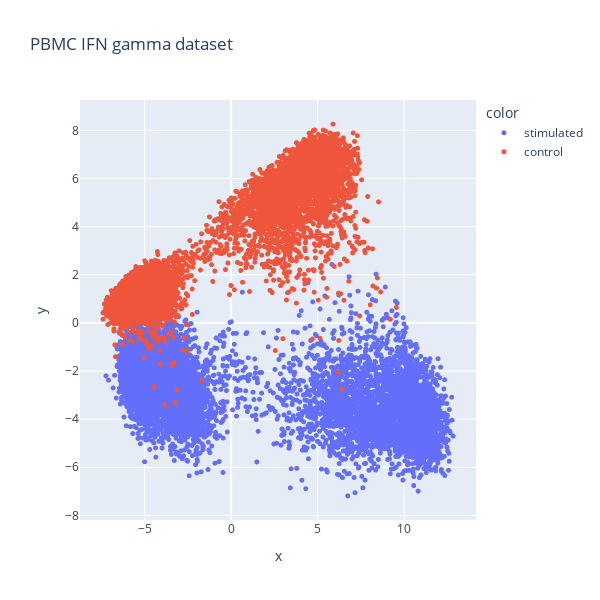
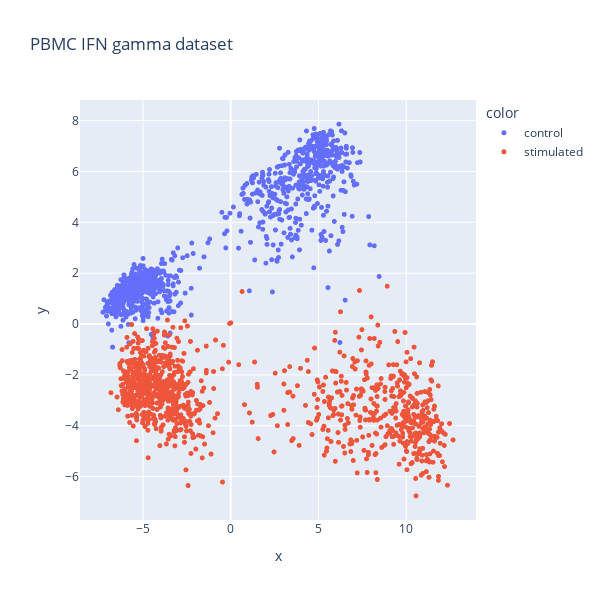

The cell these charts' notebook holds for them, in order:
### Markdown cell above
## Visualize

### Code cell
for adata in [adata_train, adata_val]:
    # sc.pp.pca(adata, n_comps=2)
    fig = px.scatter(
        x=adata.obsm["X_pca"][:, 0],
        y=adata.obsm["X_pca"][:, 1],
        color=adata.obs[class_key],
        title="PBMC IFN gamma dataset",
        width=600,
        height=600,
    )
    fig.update_traces(marker=dict(size=5))
    fig.show()

### Figure 1 — Plotly figure (JSON) as saved in the notebook; plotly's stock layout.template omitted (floating-point values rounded to 4 significant figures; data arrays with more than 128 entries replaced by an {"elided": "..."} marker saying what was removed)
{"data": [{"hovertemplate": "color=stimulated<br>x=%{x}<br>y=%{y}<extra></extra>", "legendgroup": "stimulated", "marker": {"color": "#636efa", "size": 5, "symbol": "circle"}, "mode": "markers", "name": "stimulated", "showlegend": true, "type": "scattergl", "x": {"elided": "8886 float values"}, "xaxis": "x", "y": {"elided": "8886 float values"}, "yaxis": "y"}, {"hovertemplate": "color=control<br>x=%{x}<br>y=%{y}<extra></extra>", "legendgroup": "control", "marker": {"color": "#EF553B", "size": 5, "symbol": "circle"}, "mode": "markers", "name": "control", "showlegend": true, "type": "scattergl", "x": {"elided": "8007 float values"}, "xaxis": "x", "y": {"elided": "8007 float values"}, "yaxis": "y"}], "layout": {"height": 600, "legend": {"title": {"text": "color"}, "tracegroupgap": 0}, "title": {"text": "PBMC IFN gamma dataset"}, "width": 600, "xaxis": {"anchor": "y", "domain": [0, 1], "title": {"text": "x"}}, "yaxis": {"anchor": "x", "domain": [0, 1], "title": {"text": "y"}}}}

### Figure 2 — Plotly figure (JSON) as saved in the notebook; plotly's stock layout.template omitted (floating-point values rounded to 4 significant figures; data arrays with more than 128 entries replaced by an {"elided": "..."} marker saying what was removed)
{"data": [{"hovertemplate": "color=control<br>x=%{x}<br>y=%{y}<extra></extra>", "legendgroup": "control", "marker": {"color": "#636efa", "size": 5, "symbol": "circle"}, "mode": "markers", "name": "control", "showlegend": true, "type": "scattergl", "x": {"elided": "936 float values"}, "xaxis": "x", "y": {"elided": "936 float values"}, "yaxis": "y"}, {"hovertemplate": "color=stimulated<br>x=%{x}<br>y=%{y}<extra></extra>", "legendgroup": "stimulated", "marker": {"color": "#EF553B", "size": 5, "symbol": "circle"}, "mode": "markers", "name": "stimulated", "showlegend": true, "type": "scattergl", "x": {"elided": "1039 float values"}, "xaxis": "x", "y": {"elided": "1039 float values"}, "yaxis": "y"}], "layout": {"height": 600, "legend": {"title": {"text": "color"}, "tracegroupgap": 0}, "title": {"text": "PBMC IFN gamma dataset"}, "width": 600, "xaxis": {"anchor": "y", "domain": [0, 1], "title": {"text": "x"}}, "yaxis": {"anchor": "x", "domain": [0, 1], "title": {"text": "y"}}}}
